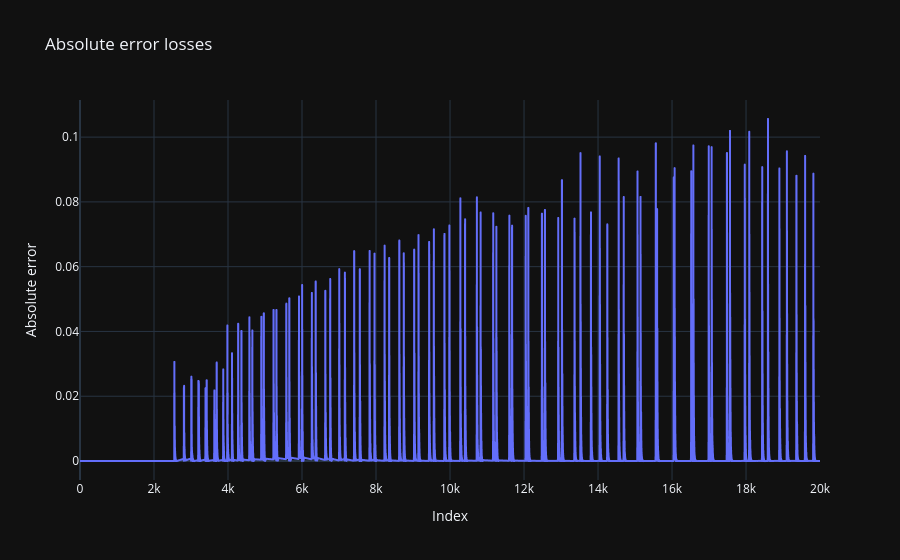

Write notebook code for a chart like this one.
### Code cell
abs_differnce_losses = np.abs(losses_array - loss_array)

fig = px.line(y = abs_differnce_losses, title='Absolute error losses')
fig.update_layout(xaxis_title='Index', yaxis_title='Absolute error', template='plotly_dark', 
                 showlegend=True)
fig.show()

### Figure 1 — Plotly figure (JSON) as saved in the notebook; plotly's stock layout.template omitted (floating-point values rounded to 4 significant figures; data arrays with more than 128 entries replaced by an {"elided": "..."} marker saying what was removed)
{"data": [{"hovertemplate": "x=%{x}<br>y=%{y}<extra></extra>", "legendgroup": "", "line": {"color": "#636efa", "dash": "solid"}, "marker": {"symbol": "circle"}, "mode": "lines", "name": "", "showlegend": false, "type": "scattergl", "x": {"elided": "20000 int values"}, "xaxis": "x", "y": {"elided": "20000 float values"}, "yaxis": "y"}], "layout": {"legend": {"tracegroupgap": 0}, "showlegend": true, "title": {"text": "Absolute error losses"}, "xaxis": {"anchor": "y", "domain": [0, 1], "title": {"text": "Index"}}, "yaxis": {"anchor": "x", "domain": [0, 1], "title": {"text": "Absolute error"}}}}
